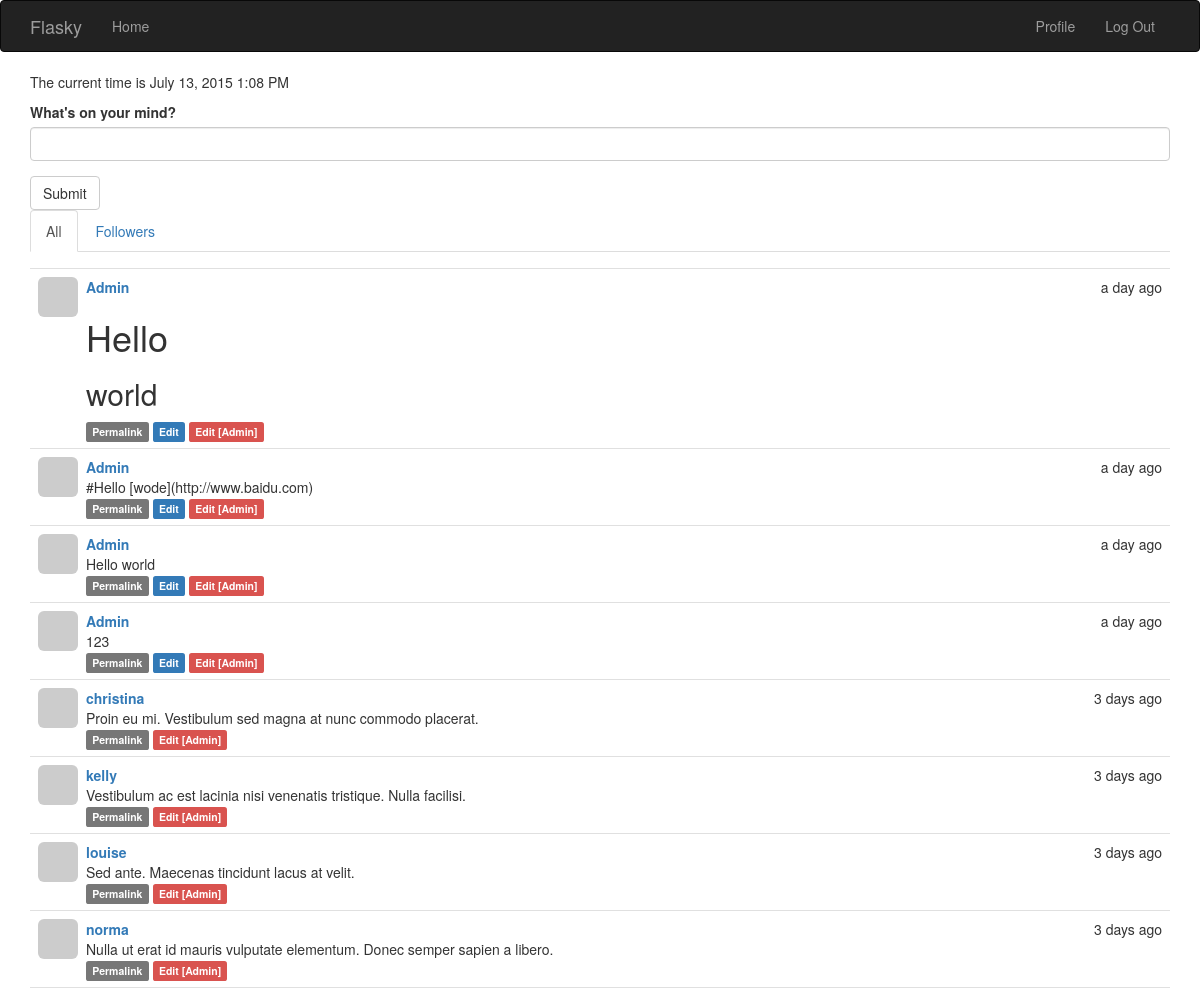
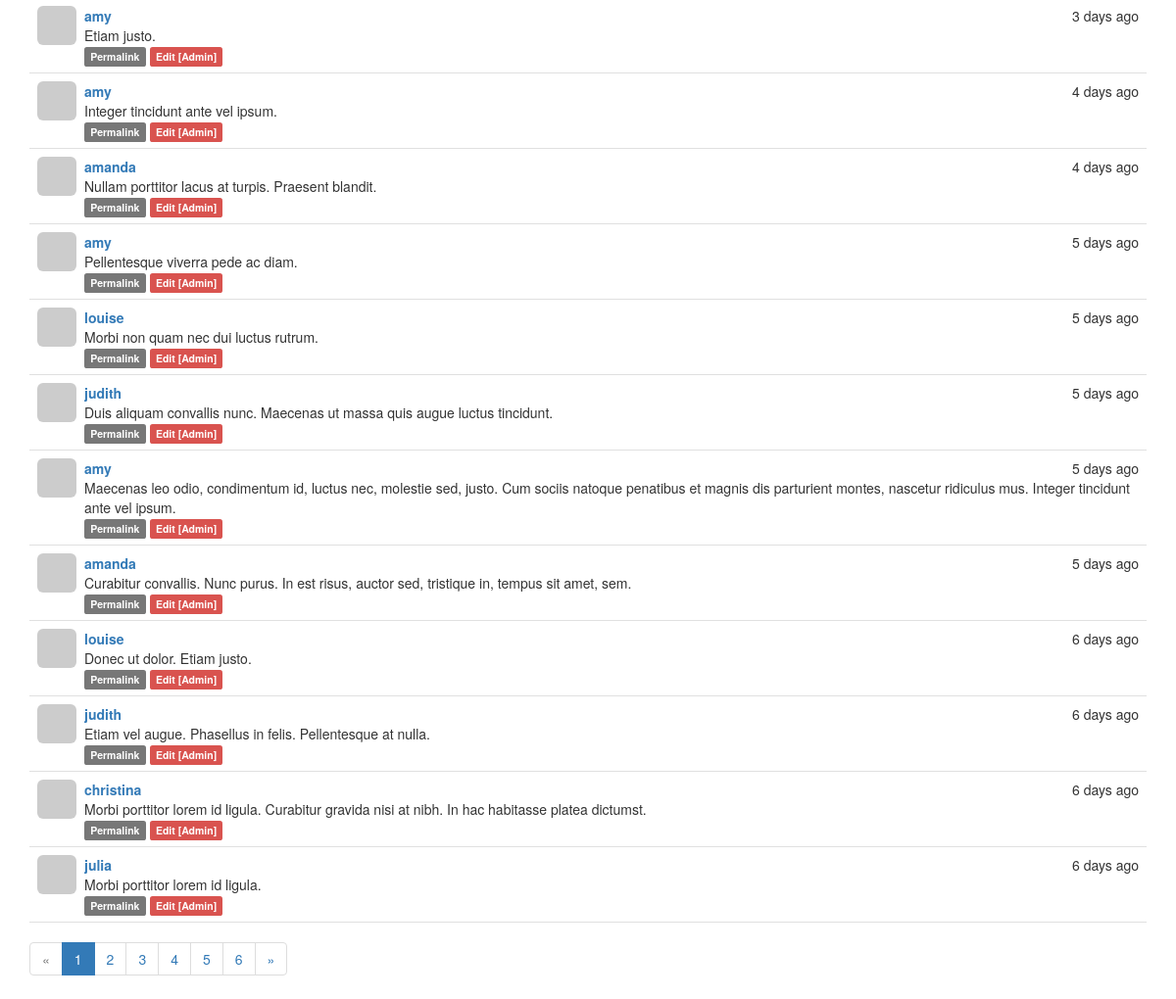
Page / (signed in) on the earlier database version (2 pictures, top to bottom).
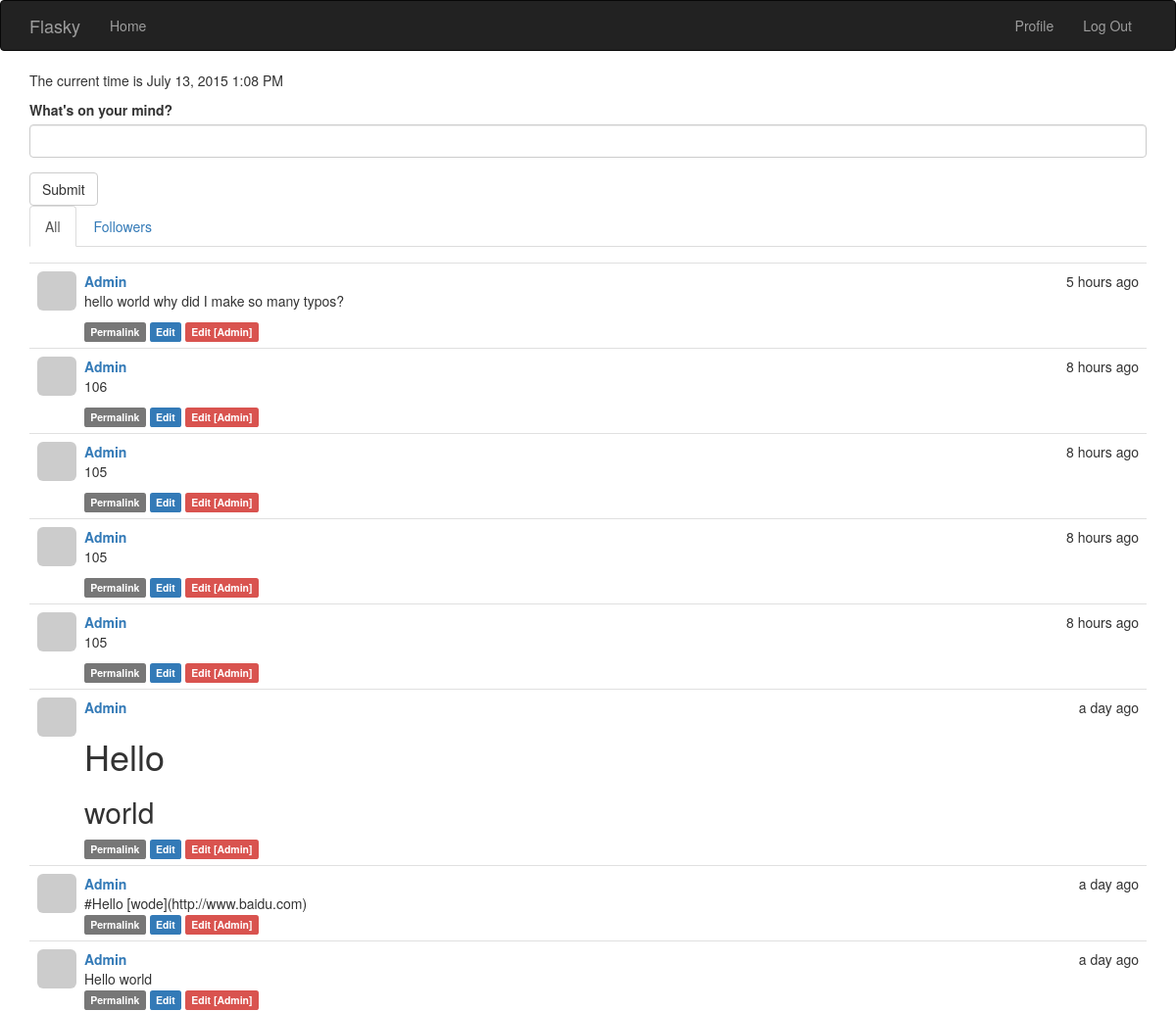
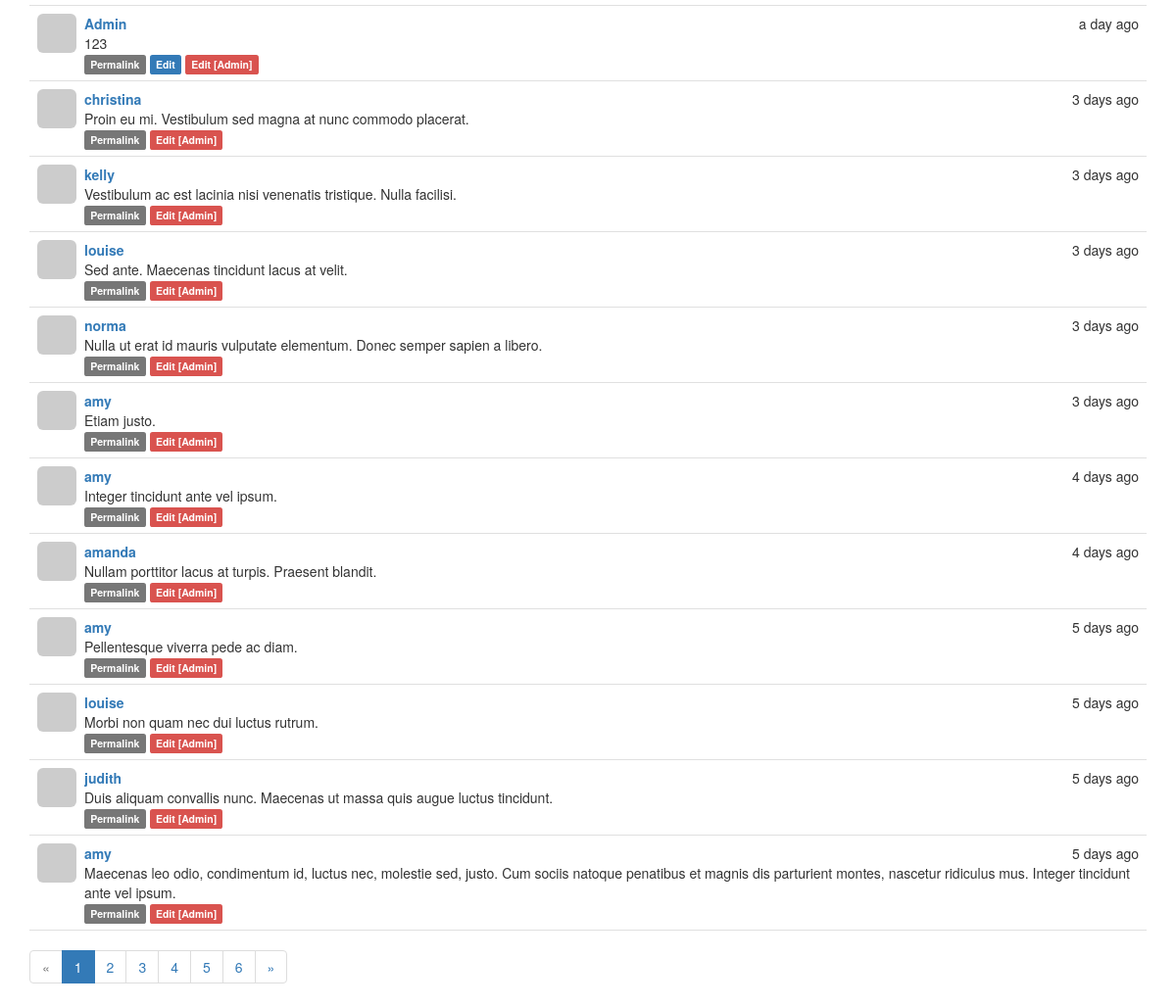
Same page on the later database version (2 pictures, top to bottom).
### app/models.py (models this page shows, shortened)
class Post(db.Model):
    __tablename__ = 'posts'
    id = db.Column(db.Integer, primary_key=True)
    body = db.Column(db.Text)
    timestamp = db.Column(db.DateTime, index=True, default=datetime.utcnow)
    author_id = db.Column(db.Integer, db.ForeignKey('users.id'))
    body_html = db.Column(db.Text)

class User(UserMixin, db.Model):
    __tablename__ = 'users'
    id = db.Column(db.Integer, primary_key=True)
    email = db.Column(db.String(64), unique=True, index=True)
    username = db.Column(db.String(64), unique=True, index=True)
    name = db.Column(db.String(64))
    role_id = db.Column(db.Integer, db.ForeignKey('roles.id'))
    password_hash = db.Column(db.String(128))
    confirmed = db.Column(db.Boolean, default=False)
    location = db.Column(db.String(64))
    about_me = db.Column(db.Text())
    member_since = db.Column(db.DateTime(), default=datetime.utcnow)
    last_seen = db.Column(db.DateTime(), default=datetime.utcnow)
    avatar_hash = db.Column(db.String(32))
    posts = db.relationship('Post', backref='author', lazy='dynamic')
    followed = db.relationship('Follow',
                               foreign_keys=[Follow.follower_id],
                               backref=db.backref('follower', lazy='joined'),
                               lazy='dynamic',
                               cascade='all, delete-orphan')
    followers = db.relationship('Follow',
                                foreign_keys=[Follow.followed_id],
                                backref=db.backref('followed', lazy='joined'),
                                lazy='dynamic',
                                cascade='all, delete-orphan')
    @property  # write-only property
    def password(self):
        raise AttributeError('password is not a readable attribute.')
    def can(self, permissions):
        return self.role is not None and \
            (self.role.permissions & permissions) == permissions
    def is_admin(self):
        return self.can(Permission.ADMINISTER)
    def ping(self):
        self.last_seen = datetime.utcnow()
        db.session.add(self)
    def gravatar(self, size=100, default='identicon', rating='pg'):
        if request.is_secure:
            url = 'https://secure.gravatar.com/avatar'
        else:
            url = 'http://www.gravatar.com/avatar'
        hash = self.avatar_hash or hashlib.md5(
            self.email.encode('utf-8')).hexdigest()
        return '{url}/{hash}?s={size}&d={default}&r={rating}'.format(url=url, hash=hash, size=size, default=default, rating=rating)

### app/main/views.py (the view)
@main.route('/', methods=['GET', 'POST'])
def index():
    form = PostForm()
    if current_user.can(Permission.WRITE_ARTICLES) and form.validate_on_submit():
        post = Post(
            body=form.body.data, author=current_user._get_current_object())
        db.session.add(post)
        db.session.commit()
        return redirect(url_for('main.index'))
    show_followed = False
    if current_user.is_authenticated():
        show_followed = bool(request.cookies.get('show_followed', ''))
    if show_followed:
        query = current_user.followed_posts
    else:
        query = Post.query
    page = request.args.get('page', 1, type=int)
    pagination = query.order_by(Post.timestamp.desc()).paginate(page, per_page=current_app.config['FLASKY_POSTS_PER_PAGE'], error_out=False)
    posts = pagination.items
    return render_template('index.html', form=form, posts=posts, show_followed=show_followed, current_time=datetime.utcnow(), pagination=pagination)

### app/main/forms.py
class PostForm(Form):
	body = PageDownField("What's on your mind?", validators=[Required()])
	submit = SubmitField('Submit')

### app/auth/views.py (called while the page is built)
@auth.before_app_request
def before_request():
	if current_user.is_authenticated():
		current_user.ping()
		if not current_user.confirmed and request.endpoint[:5] != 'auth.':
			return redirect(url_for('auth.unconfirmed'))

### app/main/__init__.py (called while the page is built)
@main.app_context_processor
def inject_permissions():
	return dict(Permission=Permission)

### app/models.py (called while the page is built)
@login_manager.user_loader
def load_user(user_id):
    return User.query.get(int(user_id))

### app/templates/index.html (shortened to what this page needs)
{% extends "base.html" %}
{% import "bootstrap/wtf.html" as wtf %}
{% import "_macros.html" as macros %}
{% block page_content %}
	<p>The current time is {{ moment(current_time).format('LLL') }}</p>
	{% if current_user.can(Permission.WRITE_ARTICLES) %}
		{{ wtf.quick_form(form)}}
	    {% if current_user.is_authenticated() %}
			<ul class="nav nav-tabs">
		                <li  class="active">
		                    <a href="{{ url_for('main.show_all', username=current_username) }}">All</a>
		                </li>
		                <li >
		                    <a href="{{ url_for('main.show_followed', username=current_username) }}">Followers</a>
		                </li>
		     </ul>
        {% endif %}
		{% include '_posts.html' %}
		<div class="pagniation">
			{{ macros.pagination_widget(pagination, 'main.index')}}
		</div>
	{% endif %}
{% endblock %}

### app/templates/_posts.html
<ul class="posts">
		{% for post in posts %}
			<li class="post">
				<div class="profile-thumbnail">
					<a href="{{ url_for('main.user', username=post.author.username) }}">
						<img src="{{ post.author.gravatar(size=40) }}" class="img-rounded profile-thumbnail" alt="">
					</a>
				</div>
				<div class="post-content">
					<div class="post-date">
						{{ moment(post.timestamp).fromNow() }}
					</div>
					<div class="post-author">
						<a href="{{ url_for('main.user', username=post.author.username) }}">{{ post.author.username }}</a>
					</div>
					<div class="post-body">
						{% if post.body_html %}
							{{ post.body_html | safe }}
						{% else %}
							{{ post.body }}
						{% endif %}
					</div>
					<div class="post-footer">
						<a href="{{ url_for('.post', id=post.id) }}">
							<span class="label label-default">Permalink</span>
						</a>
						{% if current_user == post.author %}
							<a href="{{ url_for('.edit', id=post.id) }}">
								<span class='label label-primary'>Edit</span>
							</a>
						{% endif %}
						{% if current_user.is_admin() %}
							<a href="{{ url_for('.edit', id=post.id) }}">
								<span class='label label-danger'>Edit [Admin]</span>
							</a>
						{% endif %}
					</div>
				</div>
			</li>
		{% endfor %}
	</ul>

Differences in the rows shown:
no longer on this page (row unchanged): Post: timestamp "5 days ago", author.username "amanda", body "Curabitur convallis. Nunc purus. In est risus, auctor sed, tristique in, tempus sit amet, sem."
no longer on this page (row unchanged): Post: timestamp "6 days ago", author.username "louise", body "Donec ut dolor. Etiam justo."
no longer on this page (row unchanged): Post: timestamp "6 days ago", author.username "judith", body "Etiam vel augue. Phasellus in felis. Pellentesque at nulla."
no longer on this page (row unchanged): Post: timestamp "6 days ago", author.username "christina", body "Morbi porttitor lorem id ligula. Curabitur gravida nisi at nibh. In hac habitasse platea dictumst."
no longer on this page (row unchanged): Post: timestamp "6 days ago", author.username "julia", body "Morbi porttitor lorem id ligula."
added Post: timestamp "5 hours ago", author.username "Admin", body_html "hello world why did I make so many typos?"
added Post: timestamp "8 hours ago", author.username "Admin", body_html "106"
added Post: timestamp "8 hours ago", author.username "Admin", body_html "105"
added Post: timestamp "8 hours ago", author.username "Admin", body_html "105"
added Post: timestamp "8 hours ago", author.username "Admin", body_html "105"
